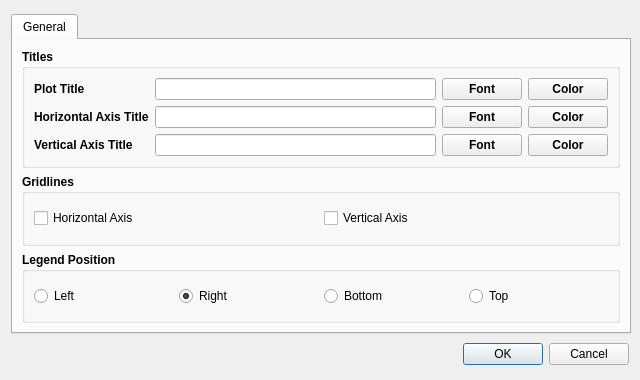
<?xml version="1.0" encoding="UTF-8"?>
<ui version="4.0">
 <class>Sys_PlotSettings_Dia</class>
 <widget class="QDialog" name="Sys_PlotSettings_Dia">
  <property name="geometry">
   <rect>
    <x>0</x>
    <y>0</y>
    <width>640</width>
    <height>380</height>
   </rect>
  </property>
  <property name="sizePolicy">
   <sizepolicy hsizetype="Preferred" vsizetype="Preferred">
    <horstretch>0</horstretch>
    <verstretch>0</verstretch>
   </sizepolicy>
  </property>
  <property name="minimumSize">
   <size>
    <width>640</width>
    <height>380</height>
   </size>
  </property>
  <property name="maximumSize">
   <size>
    <width>640</width>
    <height>380</height>
   </size>
  </property>
  <property name="windowTitle">
   <string>Format Plot Area</string>
  </property>
  <layout class="QGridLayout" name="gridLayout_5">
   <item row="1" column="0">
    <layout class="QHBoxLayout" name="horizontalLayout_4">
     <item>
      <spacer name="horizontalSpacer">
       <property name="orientation">
        <enum>Qt::Horizontal</enum>
       </property>
       <property name="sizeHint" stdset="0">
        <size>
         <width>458</width>
         <height>17</height>
        </size>
       </property>
      </spacer>
     </item>
     <item>
      <widget class="QDialogButtonBox" name="buttonBox">
       <property name="locale">
        <locale language="English" country="UnitedStates"/>
       </property>
       <property name="orientation">
        <enum>Qt::Horizontal</enum>
       </property>
       <property name="standardButtons">
        <set>QDialogButtonBox::Cancel|QDialogButtonBox::Ok</set>
       </property>
      </widget>
     </item>
    </layout>
   </item>
   <item row="0" column="0">
    <widget class="QTabWidget" name="tabWidget">
     <property name="sizePolicy">
      <sizepolicy hsizetype="Fixed" vsizetype="Fixed">
       <horstretch>0</horstretch>
       <verstretch>0</verstretch>
      </sizepolicy>
     </property>
     <property name="minimumSize">
      <size>
       <width>620</width>
       <height>320</height>
      </size>
     </property>
     <property name="currentIndex">
      <number>0</number>
     </property>
     <widget class="QWidget" name="generalTab">
      <attribute name="title">
       <string>General</string>
      </attribute>
      <layout class="QGridLayout" name="gridLayout_4">
       <item row="0" column="0">
        <widget class="QGroupBox" name="titleGroupBox">
         <property name="font">
          <font>
           <weight>75</weight>
           <bold>true</bold>
          </font>
         </property>
         <property name="title">
          <string>Titles</string>
         </property>
         <layout class="QGridLayout" name="gridLayout">
          <item row="0" column="0">
           <layout class="QHBoxLayout" name="horizontalLayout_7">
            <item>
             <layout class="QVBoxLayout" name="verticalLayout_2">
              <item>
               <widget class="QLabel" name="plotTitleLabel">
                <property name="font">
                 <font>
                  <weight>75</weight>
                  <bold>true</bold>
                 </font>
                </property>
                <property name="text">
                 <string>Plot Title</string>
                </property>
               </widget>
              </item>
              <item>
               <widget class="QLabel" name="horizontalAxisLabel">
                <property name="font">
                 <font>
                  <weight>75</weight>
                  <bold>true</bold>
                  <underline>false</underline>
                 </font>
                </property>
                <property name="text">
                 <string>Horizontal Axis Title</string>
                </property>
               </widget>
              </item>
              <item>
               <widget class="QLabel" name="verticalAxisLabel">
                <property name="font">
                 <font>
                  <weight>75</weight>
                  <bold>true</bold>
                 </font>
                </property>
                <property name="text">
                 <string>Vertical Axis Title</string>
                </property>
               </widget>
              </item>
             </layout>
            </item>
            <item>
             <layout class="QVBoxLayout" name="verticalLayout">
              <item>
               <widget class="QLineEdit" name="plotTitleLineEdit">
                <property name="font">
                 <font>
                  <weight>50</weight>
                  <bold>false</bold>
                 </font>
                </property>
               </widget>
              </item>
              <item>
               <widget class="QLineEdit" name="horizontalAxisLineEdit">
                <property name="font">
                 <font>
                  <weight>50</weight>
                  <bold>false</bold>
                 </font>
                </property>
               </widget>
              </item>
              <item>
               <widget class="QLineEdit" name="verticalAxisLineEdit">
                <property name="font">
                 <font>
                  <weight>50</weight>
                  <bold>false</bold>
                 </font>
                </property>
               </widget>
              </item>
             </layout>
            </item>
            <item>
             <layout class="QVBoxLayout" name="verticalLayout_3">
              <item>
               <layout class="QHBoxLayout" name="horizontalLayout">
                <item>
                 <widget class="QPushButton" name="plotTitleFontPushButton">
                  <property name="text">
                   <string>Font</string>
                  </property>
                 </widget>
                </item>
                <item>
                 <widget class="QPushButton" name="plotTitleColorPushButton">
                  <property name="text">
                   <string>Color</string>
                  </property>
                 </widget>
                </item>
               </layout>
              </item>
              <item>
               <layout class="QHBoxLayout" name="horizontalLayout_5">
                <item>
                 <widget class="QPushButton" name="horizontalAxisFontPushButton">
                  <property name="text">
                   <string>Font</string>
                  </property>
                 </widget>
                </item>
                <item>
                 <widget class="QPushButton" name="horizontalAxisColorPushButton">
                  <property name="text">
                   <string>Color</string>
                  </property>
                 </widget>
                </item>
               </layout>
              </item>
              <item>
               <layout class="QHBoxLayout" name="horizontalLayout_6">
                <item>
                 <widget class="QPushButton" name="verticalAxisFontPushButton">
                  <property name="text">
                   <string>Font</string>
                  </property>
                 </widget>
                </item>
                <item>
                 <widget class="QPushButton" name="verticalAxisColorPushButton">
                  <property name="text">
                   <string>Color</string>
                  </property>
                 </widget>
                </item>
               </layout>
              </item>
             </layout>
            </item>
           </layout>
          </item>
         </layout>
        </widget>
       </item>
       <item row="1" column="0">
        <widget class="QGroupBox" name="gridGroupBox">
         <property name="font">
          <font>
           <weight>75</weight>
           <bold>true</bold>
          </font>
         </property>
         <property name="title">
          <string>Gridlines</string>
         </property>
         <layout class="QGridLayout" name="gridLayout_3">
          <item row="0" column="0">
           <layout class="QHBoxLayout" name="horizontalLayout_3">
            <item>
             <widget class="QCheckBox" name="horizontalAxisGridCheckBox">
              <property name="font">
               <font>
                <weight>50</weight>
                <bold>false</bold>
               </font>
              </property>
              <property name="text">
               <string>Horizontal Axis</string>
              </property>
             </widget>
            </item>
            <item>
             <widget class="QCheckBox" name="verticalAxisGridCheckBox">
              <property name="font">
               <font>
                <weight>50</weight>
                <bold>false</bold>
               </font>
              </property>
              <property name="text">
               <string>Vertical Axis</string>
              </property>
             </widget>
            </item>
           </layout>
          </item>
         </layout>
        </widget>
       </item>
       <item row="2" column="0">
        <widget class="QGroupBox" name="legendGroupBox">
         <property name="font">
          <font>
           <weight>75</weight>
           <bold>true</bold>
          </font>
         </property>
         <property name="title">
          <string>Legend Position</string>
         </property>
         <layout class="QGridLayout" name="gridLayout_2">
          <item row="0" column="0">
           <layout class="QVBoxLayout" name="verticalLayout_4">
            <item>
             <layout class="QHBoxLayout" name="horizontalLayout_2">
              <item>
               <widget class="QRadioButton" name="leftLegendRadioButton">
                <property name="font">
                 <font>
                  <weight>50</weight>
                  <bold>false</bold>
                 </font>
                </property>
                <property name="text">
                 <string>Left</string>
                </property>
               </widget>
              </item>
              <item>
               <widget class="QRadioButton" name="rightLegendRadioButton">
                <property name="font">
                 <font>
                  <weight>50</weight>
                  <bold>false</bold>
                 </font>
                </property>
                <property name="text">
                 <string>Right</string>
                </property>
                <property name="checkable">
                 <bool>true</bool>
                </property>
                <property name="checked">
                 <bool>true</bool>
                </property>
               </widget>
              </item>
              <item>
               <widget class="QRadioButton" name="bottomLegendRadioButton">
                <property name="font">
                 <font>
                  <weight>50</weight>
                  <bold>false</bold>
                 </font>
                </property>
                <property name="text">
                 <string>Bottom</string>
                </property>
                <property name="checked">
                 <bool>false</bool>
                </property>
               </widget>
              </item>
              <item>
               <widget class="QRadioButton" name="topLegendRadioButton">
                <property name="font">
                 <font>
                  <weight>50</weight>
                  <bold>false</bold>
                 </font>
                </property>
                <property name="text">
                 <string>Top</string>
                </property>
               </widget>
              </item>
             </layout>
            </item>
           </layout>
          </item>
         </layout>
        </widget>
       </item>
      </layout>
     </widget>
    </widget>
   </item>
  </layout>
 </widget>
 <resources/>
 <connections>
  <connection>
   <sender>buttonBox</sender>
   <signal>accepted()</signal>
   <receiver>Sys_PlotSettings_Dia</receiver>
   <slot>accept()</slot>
   <hints>
    <hint type="sourcelabel">
     <x>248</x>
     <y>254</y>
    </hint>
    <hint type="destinationlabel">
     <x>157</x>
     <y>274</y>
    </hint>
   </hints>
  </connection>
  <connection>
   <sender>buttonBox</sender>
   <signal>rejected()</signal>
   <receiver>Sys_PlotSettings_Dia</receiver>
   <slot>reject()</slot>
   <hints>
    <hint type="sourcelabel">
     <x>316</x>
     <y>260</y>
    </hint>
    <hint type="destinationlabel">
     <x>286</x>
     <y>274</y>
    </hint>
   </hints>
  </connection>
 </connections>
</ui>
